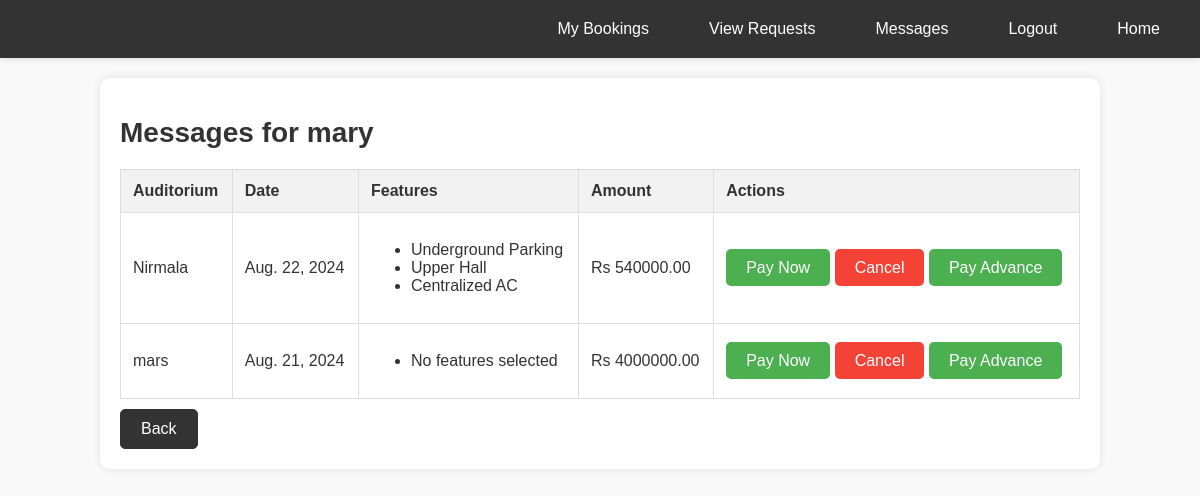
Page /messages/ (signed in) on the committed database.
### auditorium/models.py (models this page shows, shortened)
class User(AbstractBaseUser, PermissionsMixin):
    username = models.CharField(max_length=150, unique=True)
    email = models.EmailField(unique=True)
    role = models.CharField(max_length=50, blank=True, null=True)
    is_staff = models.BooleanField(default=False)
    is_active = models.BooleanField(default=True)
    groups = models.ManyToManyField(Group, related_name='custom_user_groups')
    user_permissions = models.ManyToManyField(Permission, related_name='custom_user_permissions')
    objects = CustomUserManager()
    USERNAME_FIELD = 'email'
    REQUIRED_FIELDS = ['username']

class UserRequest(models.Model):
    user = models.ForeignKey(User, on_delete=models.CASCADE)
    auditorium = models.ForeignKey(Auditorium, on_delete=models.CASCADE)
    date = models.DateField()
    features = models.ManyToManyField(Feature)
    final_price = models.DecimalField(max_digits=10, decimal_places=2)
    approved = models.BooleanField(default=False)
    rejected = models.BooleanField(default=False)
    payment_requested = models.BooleanField(default=False)
    stripe_payment_intent_id = models.CharField(max_length=255, blank=True, null=True)
    created_at = models.DateTimeField(auto_now_add=True)

class Auditorium(models.Model):
    user = models.ForeignKey(User, on_delete=models.CASCADE)
    location = models.CharField(max_length=255)
    capacity = models.IntegerField()
    features = models.ManyToManyField('Feature', related_name='auditoriums', blank=True)
    price = models.DecimalField(max_digits=10, decimal_places=2)
    images = models.ImageField(upload_to='auditorium_images/', blank=True, default='../static/images/blue_mac2.jpg')
    approved = models.BooleanField(default=False)  # Ensure this field exists

class Feature(models.Model):
    name = models.CharField(max_length=255)
    amount = models.DecimalField(max_digits=10, decimal_places=2)
    auditorium = models.ForeignKey(Auditorium, related_name='auditorium_features', on_delete=models.CASCADE)

### auditorium/views.py (the view)
# urls.py: path('messages/', views.user_messages, name='user_messages'),
@login_required
def user_messages(request):
    payment_requests = UserRequest.objects.filter(user=request.user, approved=True, payment_requested=True)
    context = {
        'payment_requests': payment_requests
    }
    return render(request, 'user_messages.html', context)

### auditorium/templates/user_messages.html (shortened to what this page needs)
<!DOCTYPE html>
<html lang="en">
<head>
</head>
<body>
    {% include 'user_navbar.html' %}
    <div class="container">
        <h1>Messages for {{user.username}}</h1>
        {% if payment_requests %}
        <table>
            <thead>
                <tr>
                    <th>Auditorium</th>
                    <th>Date</th>
                    <th>Features</th>
                    <th>Amount</th>
                    <th>Actions</th>
                </tr>
            </thead>
            <tbody>
                {% for request in payment_requests %}
                <tr>
                    <td>{{ request.auditorium.user.username }}</td>
                    <td>{{ request.date }}</td>
                    <td>
                        <ul>
                        {% for feature in request.features.all %}
                        <li>{{ feature.name }}</li>
                        {% empty %}
                        <li>No features selected</li>
                        {% endfor %}
                        </ul>
                    </td>
                    <td>Rs {{ request.final_price }}</td>
                    <td>
                        <a href="{% url 'payment_form' request.id %}" class='pay-btn'>Pay Now</a>
                        <a href="{% url 'cancel_payment' request.id %}" class="cancel-btn">Cancel</a>
                        <a href="{% url 'pay_advance' request.id %}" class="pay-btn">Pay Advance</a>
                    </td>
                </tr>
                {% endfor %}
            </tbody>
        </table>
        {% else %}
        <p>No payment requests available.</p>
        {% endif %}
        <a class='back-btn' href="{% url 'user_index' %}">Back</a>
    </div>
</body>
</html>

### auditorium/templates/user_messages.html (style rules this page uses)
body { font-family: Arial, sans-serif; margin: 0; padding: 0; background-color: #f9f9f9; color: #333; }
.container { width: 80%; margin: 20px auto; background-color: #fff; padding: 20px; border-radius: 10px; box-shadow: 0 0 10px rgba(0, 0, 0, 0.1); }
h1 { font-size: 28px; margin-bottom: 20px; }
table { width: 100%; border-collapse: collapse; }
table, th, td { border: 1px solid #ddd; }
th, td { padding: 12px; text-align: left; }
th { background-color: #f2f2f2; }
.pay-btn, .cancel-btn { padding: 10px 20px; color: white; border: none; border-radius: 5px; cursor: pointer; text-decoration: none; }
.pay-btn { background-color: #4CAF50; }
.cancel-btn { background-color: #f44336; }
.back-btn { display: inline-block; background: #333; color: #ffffff; padding: 10px 20px; text-decoration: none; border: 1px solid #333; border-radius: 5px; cursor: pointer; margin-top: 10px; }

### rows in the picture
User: username "mary"
UserRequest: auditorium.user.username "Nirmala", date "Aug. 22, 2024", final_price "540000.00"
Feature: name "Underground Parking"
Feature: name "Upper Hall"
Feature: name "Centralized AC"
UserRequest: auditorium.user.username "mars", date "Aug. 21, 2024", final_price "4000000.00"
